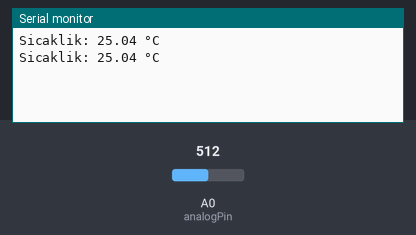
The sketch below on a simulated Arduino Uno, built with avr-gcc and run on an emulated ATmega328P. Shown: the last lines printed to the serial monitor. Inputs (shaded band) come from the test bench; at power-on: A0 (analogPin) = 512.

Above: at 1.8 s.
1.9 s: A0 (analogPin) set to 716
At 2.7 s:
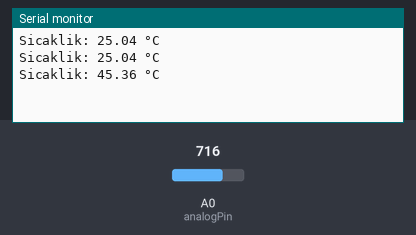
3.4 s: A0 (analogPin) set to 900
At 4.8 s:
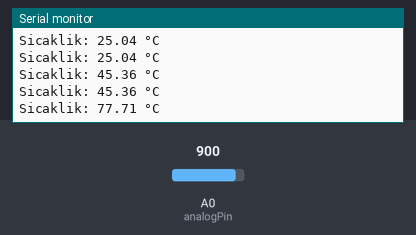
Timing chart, 0 to 6.4 s (numbered marks = the images above; inputs shaded):
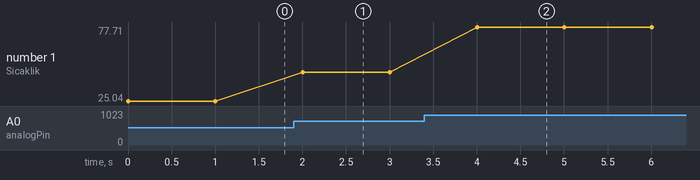

Measured:
- after the input at 1.9 s, the serial monitor: prints a new line after 0.10 s (image 1)
- after the input at 3.4 s, the serial monitor: prints a new line after 0.60 s (image 2)
- plotted number 1: 25.04 → 45.36 after the input at 1.9 s, 45.36 → 77.71 after the input at 3.4 s

The sketch:

sketch_nov15a.ino
```cpp
int analogPin = A0;
int analogValue = 0;
float voltage = 0;
float temperatureC = 0;

// 100k NTC ve 100k sabit direnç
float R1 = 100000; // sabit direnç
float B = 3950;    // NTC B katsayısı
float R0 = 100000; // 25°C'deki NTC direnci

void setup() {
  Serial.begin(9600);
}

void loop() {
  analogValue = analogRead(analogPin);
  voltage = analogValue * (5.0 / 1023.0);

  // NTC direnci
  float Rntc = R1 * ((5.0 / voltage) - 1.0);

  // Sıcaklık hesaplama (Kelvin -> Celsius)
  temperatureC = 1.0 / ( (1.0 / (25.0 + 273.15)) + (1.0 / B) * log(Rntc / R0) ) - 273.15;

  Serial.print("Sicaklik: ");
  Serial.print(temperatureC);
  Serial.println(" °C");

  delay(1000);
}
```

main.cpp
```cpp
#include <LiquidCrystal.h>
#include <Stepper.h>

LiquidCrystal lcd(8, 9, 13, 12, 11, 10);

const int stepsPerRevolution = 2048;
// Pinler: IN1->4, IN2->3, IN3->2, IN4->A5
Stepper myStepper(stepsPerRevolution, 4, 3, 2, A5);

#define STEP 6
#define DIR 7
#define EN 5 // varsa

void setup()
{
    lcd.begin(16, 2);

    pinMode(STEP, OUTPUT);
    pinMode(DIR, OUTPUT);
    pinMode(EN, OUTPUT);

    digitalWrite(EN, HIGH); // DISABLE
    digitalWrite(DIR, HIGH);

    myStepper.setSpeed(10);
}

void loop()
{
    static unsigned long lastTime = 0;

    if (millis() - lastTime >= 1000)
    {
        lastTime = millis();
        float voltage = analogRead(A0) * (5.0 / 1023.0);
        float Rntc = 100000 * ((5.0 / voltage) - 1.0);
        float temperatureC = 1.0 / ((1.0 / (25.0 + 273.15)) + (1.0 / 3950) * log(Rntc / 100000)) - 273.15;

        lcd.clear();
        lcd.setCursor(0, 0);
        lcd.print("Sicaklik:");
        lcd.setCursor(0, 1);
        lcd.print(temperatureC);
        lcd.print(" C");
    }

    static unsigned long lastStepperTime = 0;
    if (millis() - lastStepperTime >= 5)
    {
        lastStepperTime = millis();
        myStepper.step(1);
    }

    digitalWrite(STEP, HIGH);
    delayMicroseconds(3000);
    digitalWrite(STEP, LOW);
    delayMicroseconds(3000);
}
```

main3.cpp
```cpp
#include <LiquidCrystal.h>

LiquidCrystal lcd(8, 9, 13, 12, 11, 10);

#define STEP_PIN 6
#define DIR_PIN 7

void setup()
{
    lcd.begin(16, 2);
    pinMode(STEP_PIN, OUTPUT);
    pinMode(DIR_PIN, OUTPUT);
    digitalWrite(DIR_PIN, HIGH);
}

void loop()
{
    float voltage = analogRead(A0) * (5.0 / 1023.0);
    float temperatureC = 0;
    float Rntc = 100000 * ((5.0 / voltage) - 1.0);
    temperatureC = 1.0 / ((1.0 / (25.0 + 273.15)) + (1.0 / 3950) * log(Rntc / 100000)) - 273.15;

    lcd.clear();
    lcd.setCursor(0, 0);
    lcd.print("Sicaklik:");
    lcd.setCursor(0, 1);
    lcd.print(temperatureC);
    lcd.print(" C");

    digitalWrite(DIR_PIN, HIGH);
    for (int i = 0; i < 2000; i++)
    { // adım sayısı
        digitalWrite(STEP_PIN, HIGH);
        delayMicroseconds(800); // hız (küçük = hızlı)
        digitalWrite(STEP_PIN, LOW);
        delayMicroseconds(800);
    }

    delay(1000);
}
```
